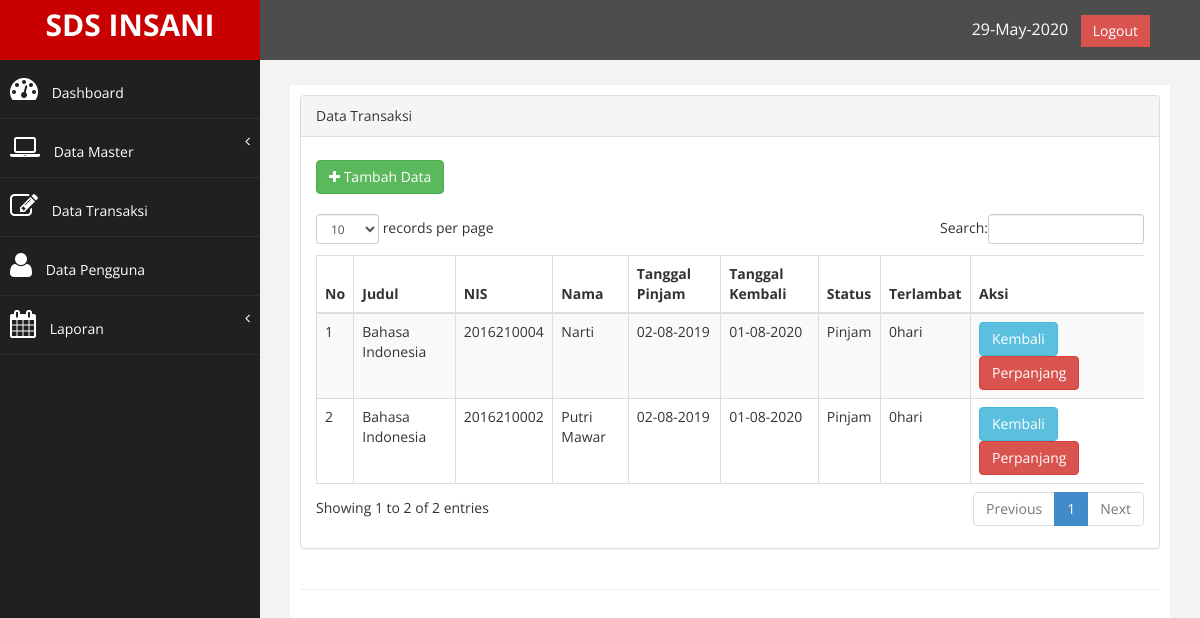
The page /index.php?page=transaksi (signed in) on the database its author committed.
### tables this page shows
CREATE TABLE `tb_transaksi` (
  `id` int(11) NOT NULL,
  `id_buku` int(11) NOT NULL,
  `judul` varchar(200) NOT NULL,
  `nis` int(11) NOT NULL,
  `nama` varchar(200) NOT NULL,
  `tgl_pinjam` varchar(30) NOT NULL,
  `tgl_kembali` varchar(30) NOT NULL,
  `status` varchar(100) NOT NULL,
  `tgl_input` timestamp NOT NULL DEFAULT CURRENT_TIMESTAMP ON UPDATE CURRENT_TIMESTAMP
);

CREATE TABLE `tb_buku` (
  `id_buku` int(11) NOT NULL,
  `judul` varchar(200) NOT NULL,
  `pengarang` varchar(100) NOT NULL,
  `penerbit` varchar(100) NOT NULL,
  `tahun_terbit` varchar(4) NOT NULL,
  `isbn` varchar(25) NOT NULL,
  `jumlah_buku` int(11) NOT NULL,
  `lokasi` varchar(50) NOT NULL,
  `tgl_input` timestamp NOT NULL DEFAULT CURRENT_TIMESTAMP ON UPDATE CURRENT_TIMESTAMP
);

CREATE TABLE `tb_anggota` (
  `nis` int(10) NOT NULL,
  `nama` varchar(200) NOT NULL,
  `tempat_lahir` varchar(100) NOT NULL,
  `tgl_lahir` date NOT NULL,
  `jk` enum('l','p') NOT NULL,
  `kelas` enum('I','II','III','IV','V','VI') NOT NULL,
  `tgl_input` timestamp NOT NULL DEFAULT CURRENT_TIMESTAMP ON UPDATE CURRENT_TIMESTAMP
);

### function.php (called while the page is built)
<?php
function terlambat($tgl_dateline, $tgl_kembali) {
$tgl_dateline_pcs = explode ("-", $tgl_dateline);
$tgl_dateline_pcs = $tgl_dateline_pcs[2]."-".$tgl_dateline_pcs[1]."-".$tgl_dateline_pcs[0];
$tgl_kembali_pcs = explode ("-", $tgl_kembali);
$tgl_kembali_pcs = $tgl_kembali_pcs[2]."-".$tgl_kembali_pcs[1]."-".$tgl_kembali_pcs[0];
$selisih = strtotime ($tgl_kembali_pcs) - strtotime ($tgl_dateline_pcs);
$selisih = $selisih / 86400;
if ($selisih>=1) {
	$hasil_tgl = floor($selisih);
}
else {
	$hasil_tgl = 0;
}
return $hasil_tgl;
}
?>

### page/transaksi/transaksi.php (the view)
<div class="row">
<div class="col-md-12">
<div class="panel panel-default">
    <div class="panel-heading">
         Data Transaksi
    </div>
    <div class="panel-body">
        <div class="table-responsive">
            <div>
                <a href="?page=transaksi&aksi=tambah" class="btn btn-success" style="margin-top: 8px;"><i class="fa fa-plus"></i> Tambah Data</a>
            </div><br>
            <table class="table table-striped table-bordered table-hover" id="dataTables-example">
                <thead>
                    <tr>
                        <th>No</th>
                        <th>Judul</th>
                        <th>NIS</th>
                        <th>Nama</th>
                        <th>Tanggal Pinjam</th>
                        <th>Tanggal Kembali</th>
                        <th>Status</th>
                        <th>Terlambat</th>
                        <th width="21%">Aksi</th>
                    </tr>
                </thead>
                <tbody>
                    <?php
                        $no = 1;
                        $sql = $koneksi->query("select * from tb_transaksi where status='pinjam' ");
                        while ($data= $sql->fetch_assoc()) {
                    ?>
                    <tr>
                        <td><?php echo $no++; ?></td>
                        <td>
                            <?php
                                $test = $data['id_buku'];
                                $jbuku = $koneksi->query("SELECT * FROM tb_buku WHERE id_buku=$test");
                                $jjbuku = $jbuku->fetch_assoc();
                                echo $jjbuku['judul'];
                             ?>
                        </td>
                        <td>
                            <?php
                                $anggota = $data['nis'];
                                $anggotaa = $koneksi->query("SELECT * FROM tb_anggota WHERE nis=$anggota");
                                $show = $anggotaa->fetch_assoc();
                                echo $show['nis'];
                             ?>
                        </td>
                        <td><?php echo $show['nama'];;?></td>
                        <td><?php echo $data['tgl_pinjam'];?></td>
                        <td><?php echo $data['tgl_kembali'];?></td>
                        <td><?php echo $data['status'];?></td>
                        <td>
                        	<?php
                        	$tanggal_dateline = $data['tgl_kembali'];
                        	$tgl_kembali=date('Y-m-d');
                        	$lambat = terlambat($tanggal_dateline, $tgl_kembali);
                        	if ($lambat>0) {
                        		echo "<font color='red'>$lambat hari </font>";
                        	}else{
                        		echo $lambat . "hari";
                        	}
                        	?>
                        </td>
                        <td>
                            <a href="?page=transaksi&aksi=kembali&id=<?php echo $data['id']; ?>&judul=<?php echo $data['judul']?>" class="btn btn-info" >Kembali</a>
                            <a href="?page=transaksi&aksi=perpanjang&id=<?php echo $data['id']; ?>&judul=<?php echo $data['judul'];?>&tgl_kembali=<?php echo $data['tgl_kembali']?>&lambat=<?php echo $lambat; ?>" class="btn btn-danger" >Perpanjang</a>
                        </td>
                    </tr>
                    <?php  } ?>
                </tbody>
                </table>
              </div>
    </div>
</div>
</div>
</div>

### index.php (shortened to what this page needs)
<?php
    $koneksi = new mysqli("localhost","root","","ilyasperpus");
    include "function.php";
    if($_SESSION['admin'] || $_SESSION['user']){
?>
<!DOCTYPE html>
<html xmlns="http://www.w3.org/1999/xhtml">
<head>
    <link href="assets/css/bootstrap.css" rel="stylesheet" />
    <link href="assets/css/font-awesome.css" rel="stylesheet" />
    <link href="assets/css/custom.css" rel="stylesheet" />
   <link href="assets/js/dataTables/dataTables.bootstrap.css" rel="stylesheet" />
</head>
<body>
    <div id="wrapper">
        <nav class="navbar navbar-default navbar-cls-top " role="navigation" style="margin-bottom: 0">
            <div class="navbar-header">
                <a class="navbar-brand" href="index.php">SDS INSANI</a>
            </div>
  <div style="color: white;
padding: 15px 50px 5px 50px;
float: right;
font-size: 16px;"><?php echo date('d-M-Y'); ?> &nbsp; <a href="logout.php" class="btn btn-danger square-btn-adjust">Logout</a> </div>
        </nav>
                <nav class="navbar-default navbar-side" role="navigation">
            <div class="sidebar-collapse">
                <ul class="nav" id="main-menu">
                    <li>
                        <a  href="index.php"><i class="fa fa-dashboard fa-2x"></i> Dashboard</a>
                    </li>
                    <li>
                        <a href="#"><i class="fa fa-laptop fa-2x"></i> Data Master<span class="fa arrow"></span></a>
                     </li>
                    <li>
                        <a  href="?page=transaksi"><i class="fa fa-edit fa-2x"></i></i> Data Transaksi</a>
                    </li>
                    <?php if ($_SESSION['admin']) {?>
                    <li>
                        <a  href="?page=pengguna"><i class="fa fa-user fa-2x"></i></i> Data Pengguna</a>
                    </li>
                    <li>
                        <a href="#"><i class="fa fa-calendar fa-2x"></i> Laporan<span class="fa arrow"></span></a>
                     </li>
                    <?php } ?>
                </ul>
            </div>
        </nav>
        <div id="page-wrapper" >
            <div id="page-inner">
                <div class="row">
                    <div class="col-md-12">
                     	<?php
                     		$page = $_GET['page'];
                     		$aksi = $_GET['aksi'];
                     		if ($page == "buku") {
                     			if ($aksi == "") {
                     				include "page/buku/buku.php";
                     			}elseif ($aksi== "tambah") {
                                    include "page/buku/tambah.php";
                                }elseif ($aksi== "ubah") {
                                    include "page/buku/ubah.php";
                                }elseif ($aksi== "hapus") {
                                    include "page/buku/hapus.php";
                                }elseif ($aksi== "cetak") {
                                    include "page/buku/form_laporan_buku.php";
                                }
                     		}elseif ($page == "transaksi" ) {
                     			if ($aksi == "") {
                     				include "page/transaksi/transaksi.php";
                     			}elseif ($aksi == "tambah") {
                                    include "page/transaksi/tambah.php";
                                }elseif ($aksi == "kembali") {
                                    include "page/transaksi/kembali.php";
                                }elseif ($aksi == "perpanjang") {
                                    include "page/transaksi/perpanjang.php";
                                }elseif ($aksi== "cetak") {
                                    include "page/transaksi/form_laporan_transaksi.php";
                                }
                            }elseif ($page=="") {
                                include "home.php";
                            }
                     	?>
                    </div>
                </div>
                 <hr />
    </div>
            </div>
        </div>
</body>
</html>
<?php
    }else{
        header("location:login.php");
    }
?>

### assets/css/custom.css (style rules this page uses)
body { font-family: 'Open Sans', sans-serif; }
#wrapper { width: 100%; background:#202020; }
#page-wrapper { padding: 15px 15px; min-height: 600px; background:#F3F3F3; }
#page-inner { width:100%; margin:10px 20px 10px 0px; background-color:#fff!important; padding:10px; min-height:1200px; }
.square-btn-adjust { border: 0px solid transparent; -webkit-border-radius: 0px; -moz-border-radius: 0px; border-radius: 0px; }
.navbar-cls-top .navbar-brand { color: #fff; background: #C90000; width: 260px; text-align: center; height: 60px; font-size: 30px; font-weight: 700; }
.arrow { float: right; }
.fa.arrow:before { content: "\f104"; }
.sidebar-collapse , .sidebar-collapse .nav { background:none; }
.sidebar-collapse .nav { padding:0; }
.sidebar-collapse .nav > li > a { color:#fff; background:#202020; text-shadow:none; }
.sidebar-collapse > .nav > li > a { padding:15px 10px; }
.sidebar-collapse > .nav > li { border-bottom: 1px solid rgba(107, 108, 109, 0.19); }
.navbar-side { border:none; background-color: #202020; }
.navbar-cls-top { background:#4D4D4D; border-bottom:none; }
.navbar-default { border:0px solid black; }
.navbar-header { background: #A70303; }
.nav > li > a > i { margin-right:10px; }
@media (min-width:768px) { #page-wrapper { margin: 0 0 0 260px; padding: 15px 30px; min-height: 1200px; } }
@media (min-width:768px) { .navbar-side { z-index: 1; position: absolute; width: 260px; } }
@media (min-width:768px) { .navbar { border-radius: 0px; } }

### rows shown on the page
tb_transaksi: id_buku.judul "Bahasa Indonesia", tb_anggota.nis "2016210004", tb_anggota.nama "Narti", tgl_pinjam "02-08-2019", tgl_kembali "01-08-2020", status "Pinjam", tgl_kembali "0"
tb_transaksi: id_buku.judul "Bahasa Indonesia", tb_anggota.nis "2016210002", tb_anggota.nama "Putri Mawar", tgl_pinjam "02-08-2019", tgl_kembali "01-08-2020", status "Pinjam", tgl_kembali "0"
